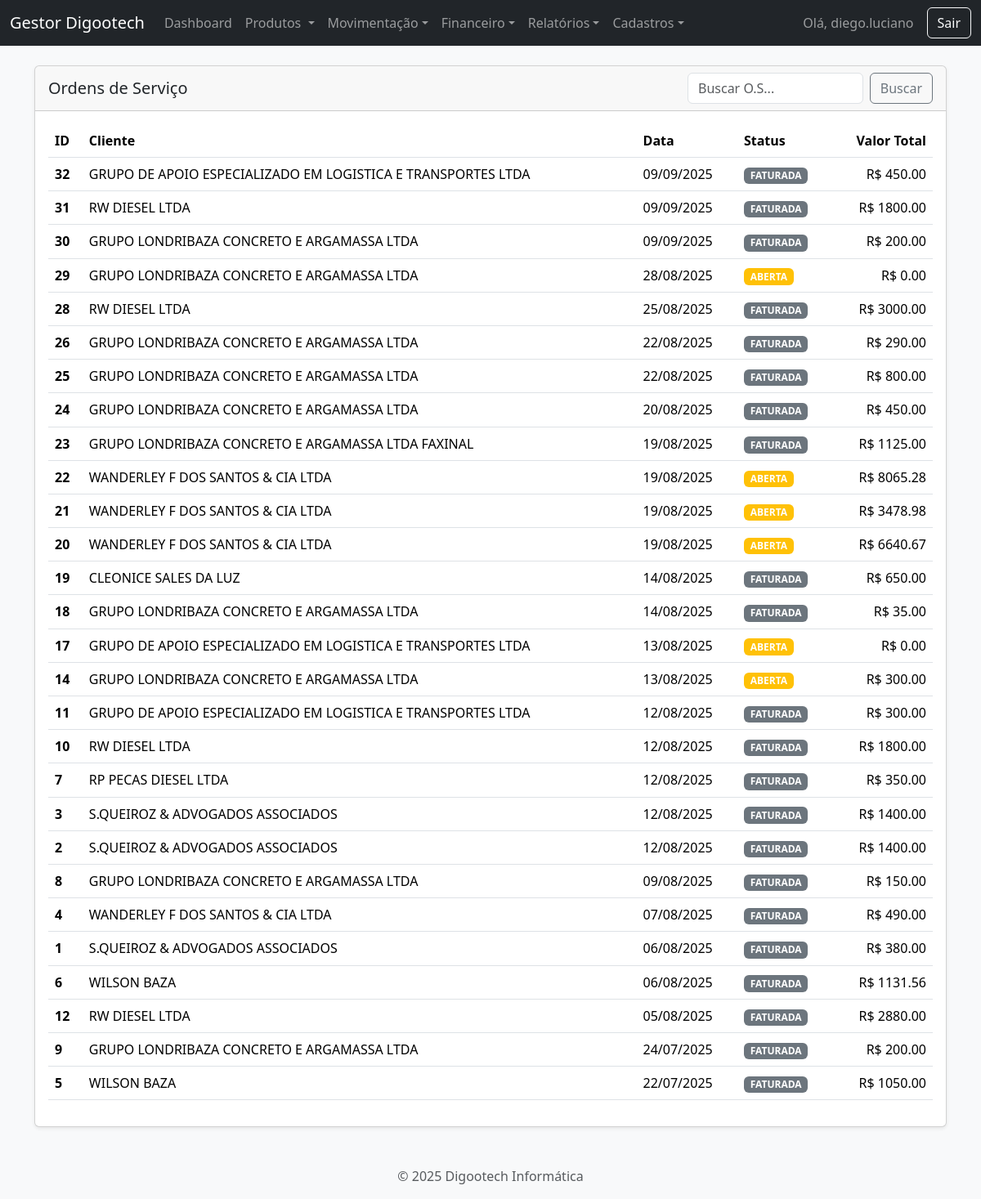
Screenshot of /ordens (signed in) with the database file from the repository.
### app.py (models this page shows, shortened)
class User(UserMixin, db.Model):
    id = db.Column(db.Integer, primary_key=True)
    username = db.Column(db.String(80), unique=True, nullable=False)
    password_hash = db.Column(db.String(200), nullable=False)

class OrdemServico(db.Model):
    id = db.Column(db.Integer, primary_key=True)
    problema = db.Column(db.Text, nullable=False)
    status_id = db.Column(db.Integer, db.ForeignKey('status_os.id'))
    status = db.relationship('StatusOS', backref='ordens_servico')
    data_criacao = db.Column(db.DateTime, default=datetime.datetime.utcnow)
    data_fechamento = db.Column(db.DateTime, nullable=True)
    cliente_id = db.Column(db.Integer, db.ForeignKey('cliente.id'), nullable=False)
    valor_servicos = db.Column(db.Float, default=0.0)
    pecas = db.relationship('Peca', backref='ordem_servico', lazy=True, cascade="all, delete-orphan")
    @property
    def valor_pecas(self): return sum(p.valor_total for p in self.pecas)
    @property
    def valor_total(self): return self.valor_servicos + self.valor_pecas

class Cliente(db.Model):
    id = db.Column(db.Integer, primary_key=True)
    tipo_pessoa = db.Column(db.String(10), nullable=False, default='FISICA')
    nome = db.Column(db.String(100), unique=True)
    cpf = db.Column(db.String(14), unique=True)
    razao_social = db.Column(db.String(150), unique=True)
    cnpj = db.Column(db.String(18), unique=True)
    inscricao_estadual = db.Column(db.String(20))
    email = db.Column(db.String(100))
    telefone = db.Column(db.String(11))
    cep = db.Column(db.String(9))
    rua = db.Column(db.String(150))
    numero = db.Column(db.String(20))
    bairro = db.Column(db.String(100))
    cidade = db.Column(db.String(100))
    uf = db.Column(db.String(2))
    ordens = db.relationship('OrdemServico', backref='cliente', lazy=True)
    @property
    def nome_exibicao(self): return self.nome if self.tipo_pessoa == 'FISICA' else self.razao_social

class StatusOS(db.Model):
    id = db.Column(db.Integer, primary_key=True)
    nome = db.Column(db.String(50), nullable=False, unique=True)
    cor = db.Column(db.String(20), default='secondary')

class Peca(db.Model):
    id = db.Column(db.Integer, primary_key=True)
    descricao = db.Column(db.String(200), nullable=False)
    quantidade = db.Column(db.Integer, nullable=False, default=1)
    valor_unitario = db.Column(db.Float, nullable=False, default=0.0)
    ordem_servico_id = db.Column(db.Integer, db.ForeignKey('ordem_servico.id'), nullable=False)
    @property
    def valor_total(self): return self.quantidade * self.valor_unitario

### app.py (the view)
@app.route('/ordens')
@login_required
def listar_ordens():
    search_term = request.args.get('q', '')
    query = OrdemServico.query
    if search_term:
        search_filter = or_(Cliente.nome.ilike(f'%{search_term}%'), OrdemServico.problema.ilike(f'%{search_term}%'))
        if search_term.isdigit(): search_filter = or_(search_filter, OrdemServico.id == int(search_term))
        query = query.filter(search_filter)
    ordens = query.order_by(OrdemServico.data_criacao.desc()).all()
    clientes = Cliente.query.order_by(Cliente.nome).all()
    return render_template('index.html', ordens=ordens, clientes=clientes, search_term=search_term)

### app.py (called while the page is built)
@login_manager.user_loader
def load_user(user_id):
    return db.session.get(User, int(user_id))

### templates/index.html
{% extends 'base.html' %}
{% block content %}
<div class="card shadow-sm">
    <div class="card-header d-flex justify-content-between align-items-center">
        <h2 class="h5 mb-0">Ordens de Serviço</h2>
        <form action="{{ url_for('listar_ordens') }}" method="GET" class="d-flex" style="width: 300px;">
            <input class="form-control me-2" type="search" placeholder="Buscar O.S..." name="q" value="{{ search_term or '' }}">
            <button class="btn btn-outline-secondary" type="submit">Buscar</button>
        </form>
    </div>
    <div class="card-body">
        <table class="table table-hover">
            <thead>
                <tr>
                    <th scope="col">ID</th>
                    <th scope="col">Cliente</th>
                    <th scope="col">Data</th>
                    <th scope="col">Status</th>
                    <th scope="col" class="text-end">Valor Total</th>
                </tr>
            </thead>
            <tbody>
                {% for ordem in ordens %}
                <tr style="cursor: pointer;" onclick="window.location='{{ url_for('detalhe_os', id=ordem.id) }}';">
                    <th scope="row">{{ ordem.id }}</th>
                    <td>{{ ordem.cliente.nome_exibicao }}</td>
                    <td>{{ ordem.data_criacao.strftime('%d/%m/%Y') }}</td>
                    <td>
                        {% if ordem.status %}
                            <span class="badge bg-{{ ordem.status.cor }}">{{ ordem.status.nome }}</span>
                        {% else %}
                            <span class="badge bg-secondary">SEM STATUS</span>
                        {% endif %}
                    </td>
                    <td class="text-end">R$ {{ "%.2f"|format(ordem.valor_total) }}</td>
                </tr>
                {% endfor %}
            </tbody>
        </table>
    </div>
</div>
{% endblock %}

### templates/base.html (shortened to what this page needs)
<!DOCTYPE html>
<html lang="pt-br">
<head>
    <link href="{{ url_for('static', filename='css/bootstrap.min.css') }}" rel="stylesheet">
    <link href="https://cdn.jsdelivr.net/npm/select2@4.1.0-rc.0/dist/css/select2.min.css" rel="stylesheet" />
    <link rel="stylesheet" href="https://cdn.jsdelivr.net/npm/select2-bootstrap-5-theme@1.3.0/dist/select2-bootstrap-5-theme.min.css" />
    <link rel="stylesheet" href="{{ url_for('static', filename='style.css') }}">
</head>
<body class="bg-light {{ body_class or '' }}">
    <nav class="navbar navbar-expand-lg navbar-dark bg-dark">
        <div class="container-fluid">
            <a class="navbar-brand" href="{{ url_for('dashboard') }}">Gestor Digootech</a>
            {% if current_user.is_authenticated %}
            <div class="collapse navbar-collapse" id="navbarNav">
                <ul class="navbar-nav me-auto mb-2 mb-lg-0">
                    <li class="nav-item"><a class="nav-link" href="{{ url_for('dashboard') }}">Dashboard</a></li>
                    <li class="nav-item dropdown">
                        <a class="nav-link dropdown-toggle" href="#" role="button" data-bs-toggle="dropdown" aria-expanded="false">
                            Produtos
                        </a>
                    </li>
                    <li class="nav-item dropdown">
                        <a class="nav-link dropdown-toggle" href="#" role="button" data-bs-toggle="dropdown">Movimentação</a>
                    </li>
                     <li class="nav-item dropdown">
                        <a class="nav-link dropdown-toggle" href="#" role="button" data-bs-toggle="dropdown">Financeiro</a>
                    </li>
                    <li class="nav-item dropdown">
                        <a class="nav-link dropdown-toggle" href="#" role="button" data-bs-toggle="dropdown">Relatórios</a>
                    </li>
                    <li class="nav-item dropdown">
                        <a class="nav-link dropdown-toggle" href="#" role="button" data-bs-toggle="dropdown">Cadastros</a>
                    </li>
                </ul>
                <span class="navbar-text me-3">Olá, {{ current_user.username }}</span>
                <a href="{{ url_for('logout') }}" class="btn btn-outline-light">Sair</a>
            </div>
            {% endif %}
        </div>
    </nav>
    <main class="container mt-4">
        {% block content %}{% endblock %}
    </main>
    <footer class="text-center text-muted mt-5 mb-3">
    <p>&copy; 2025 Digootech Informática</p>
    </footer>
</body>
</html>

### rows the page displays
User: username "diego.luciano"
OrdemServico: id "32", cliente.nome_exibicao "GRUPO DE APOIO ESPECIALIZADO EM LOGISTICA E TRANSPORTES LTDA", data_criacao "09/09/2025", status.nome "FATURADA", valor_total "450.00"
OrdemServico: id "31", cliente.nome_exibicao "RW DIESEL LTDA", data_criacao "09/09/2025", status.nome "FATURADA", valor_total "1800.00"
OrdemServico: id "30", cliente.nome_exibicao "GRUPO LONDRIBAZA CONCRETO E ARGAMASSA LTDA", data_criacao "09/09/2025", status.nome "FATURADA", valor_total "200.00"
OrdemServico: id "29", cliente.nome_exibicao "GRUPO LONDRIBAZA CONCRETO E ARGAMASSA LTDA", data_criacao "28/08/2025", status.nome "ABERTA", valor_total "0.00"
OrdemServico: id "28", cliente.nome_exibicao "RW DIESEL LTDA", data_criacao "25/08/2025", status.nome "FATURADA", valor_total "3000.00"
OrdemServico: id "26", cliente.nome_exibicao "GRUPO LONDRIBAZA CONCRETO E ARGAMASSA LTDA", data_criacao "22/08/2025", status.nome "FATURADA", valor_total "290.00"
OrdemServico: id "25", cliente.nome_exibicao "GRUPO LONDRIBAZA CONCRETO E ARGAMASSA LTDA", data_criacao "22/08/2025", status.nome "FATURADA", valor_total "800.00"
OrdemServico: id "24", cliente.nome_exibicao "GRUPO LONDRIBAZA CONCRETO E ARGAMASSA LTDA", data_criacao "20/08/2025", status.nome "FATURADA", valor_total "450.00"
OrdemServico: id "23", cliente.nome_exibicao "GRUPO LONDRIBAZA CONCRETO E ARGAMASSA LTDA FAXINAL", data_criacao "19/08/2025", status.nome "FATURADA", valor_total "1125.00"
OrdemServico: id "22", cliente.nome_exibicao "WANDERLEY F DOS SANTOS & CIA LTDA", data_criacao "19/08/2025", status.nome "ABERTA", valor_total "8065.28"
OrdemServico: id "21", cliente.nome_exibicao "WANDERLEY F DOS SANTOS & CIA LTDA", data_criacao "19/08/2025", status.nome "ABERTA", valor_total "3478.98"
OrdemServico: id "20", cliente.nome_exibicao "WANDERLEY F DOS SANTOS & CIA LTDA", data_criacao "19/08/2025", status.nome "ABERTA", valor_total "6640.67"
OrdemServico: id "19", cliente.nome_exibicao "CLEONICE SALES DA LUZ", data_criacao "14/08/2025", status.nome "FATURADA", valor_total "650.00"
OrdemServico: id "18", cliente.nome_exibicao "GRUPO LONDRIBAZA CONCRETO E ARGAMASSA LTDA", data_criacao "14/08/2025", status.nome "FATURADA", valor_total "35.00"
OrdemServico: id "17", cliente.nome_exibicao "GRUPO DE APOIO ESPECIALIZADO EM LOGISTICA E TRANSPORTES LTDA", data_criacao "13/08/2025", status.nome "ABERTA", valor_total "0.00"
OrdemServico: id "14", cliente.nome_exibicao "GRUPO LONDRIBAZA CONCRETO E ARGAMASSA LTDA", data_criacao "13/08/2025", status.nome "ABERTA", valor_total "300.00"
OrdemServico: id "11", cliente.nome_exibicao "GRUPO DE APOIO ESPECIALIZADO EM LOGISTICA E TRANSPORTES LTDA", data_criacao "12/08/2025", status.nome "FATURADA", valor_total "300.00"
OrdemServico: id "10", cliente.nome_exibicao "RW DIESEL LTDA", data_criacao "12/08/2025", status.nome "FATURADA", valor_total "1800.00"
OrdemServico: id "7", cliente.nome_exibicao "RP PECAS DIESEL LTDA", data_criacao "12/08/2025", status.nome "FATURADA", valor_total "350.00"
OrdemServico: id "3", cliente.nome_exibicao "S.QUEIROZ & ADVOGADOS ASSOCIADOS", data_criacao "12/08/2025", status.nome "FATURADA", valor_total "1400.00"
OrdemServico: id "2", cliente.nome_exibicao "S.QUEIROZ & ADVOGADOS ASSOCIADOS", data_criacao "12/08/2025", status.nome "FATURADA", valor_total "1400.00"
OrdemServico: id "8", cliente.nome_exibicao "GRUPO LONDRIBAZA CONCRETO E ARGAMASSA LTDA", data_criacao "09/08/2025", status.nome "FATURADA", valor_total "150.00"
OrdemServico: id "4", cliente.nome_exibicao "WANDERLEY F DOS SANTOS & CIA LTDA", data_criacao "07/08/2025", status.nome "FATURADA", valor_total "490.00"
OrdemServico: id "1", cliente.nome_exibicao "S.QUEIROZ & ADVOGADOS ASSOCIADOS", data_criacao "06/08/2025", status.nome "FATURADA", valor_total "380.00"
OrdemServico: id "6", cliente.nome_exibicao "WILSON BAZA", data_criacao "06/08/2025", status.nome "FATURADA", valor_total "1131.56"
OrdemServico: id "12", cliente.nome_exibicao "RW DIESEL LTDA", data_criacao "05/08/2025", status.nome "FATURADA", valor_total "2880.00"
OrdemServico: id "9", cliente.nome_exibicao "GRUPO LONDRIBAZA CONCRETO E ARGAMASSA LTDA", data_criacao "24/07/2025", status.nome "FATURADA", valor_total "200.00"
OrdemServico: id "5", cliente.nome_exibicao "WILSON BAZA", data_criacao "22/07/2025", status.nome "FATURADA", valor_total "1050.00"
